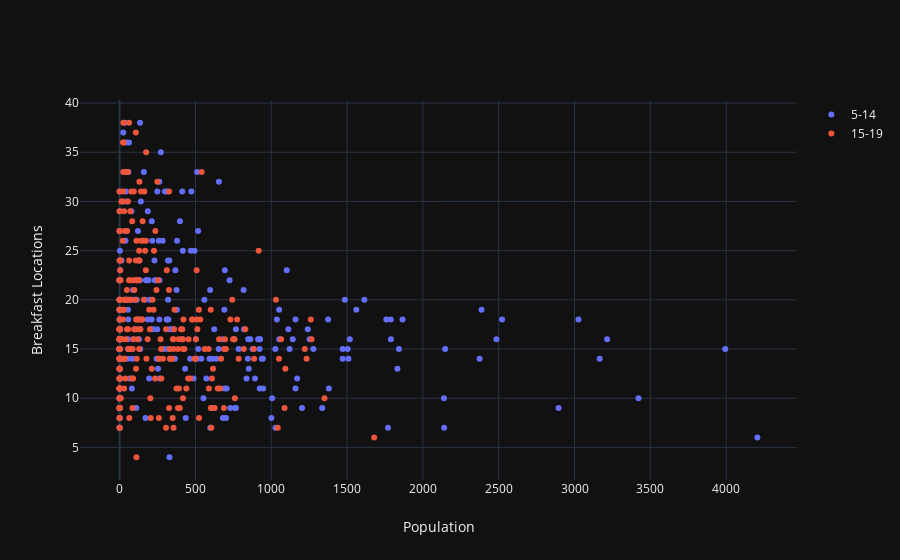

Notebook code for this chart:
### Markdown cell above
Let's plot a few of our variables vs breakfast:

### Code cell
breakfast_kids_trace = go.Scatter(x = breakfast_census['MF_5_14'], y = breakfast_census['Breakfast'], name = '5-14', mode='markers')
breakfast_teen_trace = go.Scatter(x = breakfast_census['MF_15_19'], y = breakfast_census['Breakfast'], name = '15-19', mode='markers')

breakfast_corr_layout = go.Layout(template='plotly_dark', xaxis={'title':'Population'}, yaxis={'title':'Breakfast Locations'})

py.iplot({'data': [breakfast_kids_trace, breakfast_teen_trace], 'layout': breakfast_corr_layout})

### Figure 1 — Plotly figure (JSON) as saved in the notebook; plotly's stock layout.template omitted (floating-point values rounded to 4 significant figures; data arrays with more than 128 entries replaced by an {"elided": "..."} marker saying what was removed)
{"data": [{"mode": "markers", "name": "5-14", "type": "scatter", "uid": "db49d10c-6e59-4c2b-ae9b-fbb164c0df80", "x": {"elided": "284 int values"}, "y": {"elided": "284 int values"}}, {"mode": "markers", "name": "15-19", "type": "scatter", "uid": "d0d077d9-8c80-4872-b2ba-0c342bbae925", "x": {"elided": "284 int values"}, "y": {"elided": "284 int values"}}], "layout": {"autosize": true, "xaxis": {"autorange": true, "range": [-249.4, 4455.0], "title": {"text": "Population"}, "type": "linear"}, "yaxis": {"autorange": true, "range": [1.51, 40.49], "title": {"text": "Breakfast Locations"}, "type": "linear"}}}
